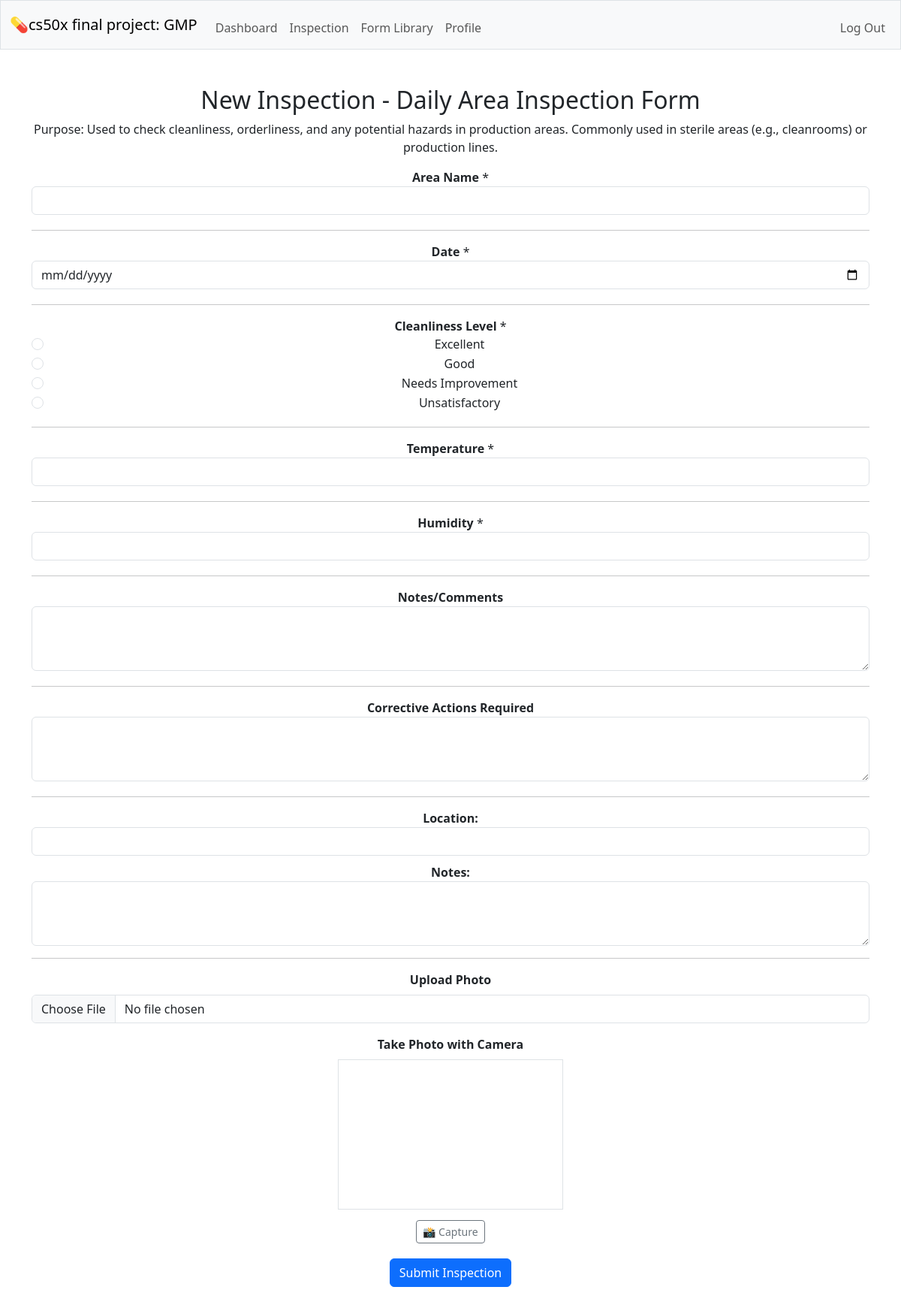
Page /inspection_new?form_id=16 (signed in) on the committed database.
### tables this page shows
CREATE TABLE forms (id INTEGER PRIMARY KEY AUTOINCREMENT NOT NULL, name TEXT NOT NULL UNIQUE, description TEXT NOT NULL, created_by INTEGER NOT NULL, FOREIGN KEY (created_by) REFERENCES users(id) );

CREATE TABLE form_fields (id INTEGER PRIMARY KEY AUTOINCREMENT NOT NULL, form_id INTEGER NOT NULL, label TEXT NOT NULL, field_type TEXT NOT NULL,  options TEXT, required BOOLEAN NOT NULL DEFAULT 1, display_order INTEGER DEFAULT 0,  FOREIGN KEY (form_id) REFERENCES forms(id) );

### app.py (the view, shortened to what this page needs)
@app.route('/inspection_new', methods=['GET', 'POST'])
@login_required
def inspection_new():
    form_id = request.args.get('form_id')
    if not form_id:
        flash("Form ID missing.", "danger")
        return redirect("/inspection_show")
    if request.method == "GET":
        form = db.execute("SELECT * FROM forms WHERE id = ?", form_id)
        if not form:
            flash("Form not found.", "danger")
            return redirect("/inspection_show")
        fields = db.execute("""
            SELECT * FROM form_fields
            WHERE form_id = ?
            ORDER BY display_order ASC
        """, form_id)
        return render_template('inspection_new.html', form=form[0], fields=fields)

### helpers.py (called while the page is built)
def login_required(f):
    @wraps(f)
    def decorated_function(*args, **kwargs):
        if session.get("user_id") is None:
            return redirect("/login")
        return f(*args, **kwargs)
    return decorated_function

### templates/inspection_new.html (shortened to what this page needs)
{% extends "layout.html" %}
{% block main %}
<h2>New Inspection - {{ form.name }}</h2>
<p>{{ form.description }}</p>
<form method="post" enctype="multipart/form-data">
    {% for field in fields %}
        <div style="margin-bottom: 20px;">
            <label><strong>{{ field.label }}</strong>{% if field.required %} *{% endif %}</label><br>
            {% set val = submitted_data.get('field_' ~ field.id|string) if submitted_data else '' %}
            {% if field.field_type == 'text' %}
                <input type="text" name="field_{{ field.id }}" class="form-control"
                       value="{{ val }}" {% if field.required %}required{% endif %}>
            {% elif field.field_type == 'textarea' %}
                <textarea name="field_{{ field.id }}" class="form-control" rows="3"
                          {% if field.required %}required{% endif %}>{{ val }}</textarea>
            {% elif field.field_type == 'date' %}
                <input type="date" name="field_{{ field.id }}" class="form-control"
                       value="{{ val }}" {% if field.required %}required{% endif %}>
            {% elif field.field_type == 'number' %}
                <input type="number" name="field_{{ field.id }}" class="form-control"
                       value="{{ val }}" {% if field.required %}required{% endif %}>
            {% elif field.field_type == 'radio' and field.options %}
                {% for option in field.options.split(',') %}
                    <div class="form-check">
                        <input class="form-check-input" type="radio"
                               name="field_{{ field.id }}"
                               id="field_{{ field.id }}_{{ loop.index0 }}"
                               value="{{ option|trim }}"
                               {% if field.required %}required{% endif %}>
                        <label class="form-check-label" for="field_{{ field.id }}_{{ loop.index0 }}">{{ option|trim }}</label>
                    </div>
                {% endfor %}
            {% endif %}
        </div>
        <hr>
    {% endfor %}
    <div>
        <label><strong>Location:</strong></label><br>
        <input type="text" name="location" class="form-control"
               value="{{ submitted_data.get('location', '') if submitted_data else '' }}">
    </div>
    <div style="margin-top: 10px;">
        <label><strong>Notes:</strong></label><br>
        <textarea name="notes" class="form-control" rows="3">{{ submitted_data.get('notes', '') if submitted_data else '' }}</textarea>
    </div>
    <hr>
    <div class="mb-3">
        <label for="photo_upload" class="form-label"><strong>Upload Photo</strong></label>
        <input type="file" name="photo_upload" accept="image/*" class="form-control">
    </div>
    <div class="mb-3">
        <label class="form-label"><strong>Take Photo with Camera</strong></label><br>
        <video id="camera" width="300" height="200" autoplay class="border mb-2"></video><br>
        <button type="button" onclick="capturePhoto()" class="btn btn-outline-secondary btn-sm">📸 Capture</button><br>
    </div>
    <div style="margin-top: 20px;">
        <button type="submit" class="btn btn-primary">Submit Inspection</button>
    </div>
</form>
{% endblock %}

### rows in the picture
forms: name "Daily Area Inspection Form", description "Purpose: Used to check cleanliness, orderliness, and any potential hazards in production areas. Commonly used in sterile areas (e.g., cleanrooms) or production lines."
form_fields: label "Area Name"
form_fields: label "Date"
form_fields: label "Cleanliness Level", required "☐ Excellent" "☐ Good" "☐ Needs Improvement" "☐ Unsatisfactory", option "Excellent" "Good" "Needs Improvement" "Unsatisfactory"
form_fields: label "Temperature"
form_fields: label "Humidity"
form_fields: label "Notes/Comments"
form_fields: label "Corrective Actions Required"
